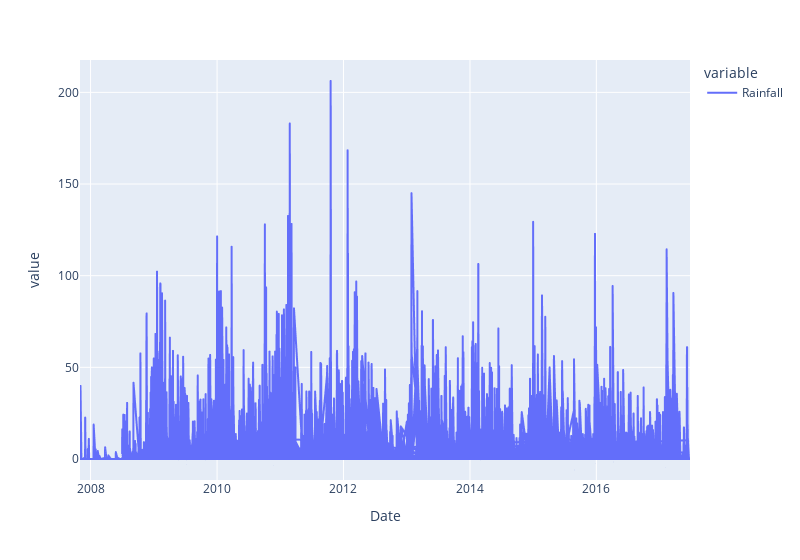

Notebook code cell kept with this figure:
### Code cell
plt.figure(figsize=(6,6))
fig1 = px.line(dfrainyes,x = 'Date', y = ['Rainfall'], width=800)
fig1.show()

### Figure 1 — Plotly figure (JSON) as saved in the notebook; plotly's stock layout.template omitted (floating-point values rounded to 4 significant figures; data arrays with more than 128 entries replaced by an {"elided": "..."} marker saying what was removed)
{"data": [{"hovertemplate": "variable=Rainfall<br>Date=%{x}<br>value=%{y}<extra></extra>", "legendgroup": "Rainfall", "line": {"color": "#636efa", "dash": "solid"}, "mode": "lines", "name": "Rainfall", "showlegend": true, "type": "scattergl", "x": {"elided": "12427 str values"}, "xaxis": "x", "y": {"elided": "12427 float values"}, "yaxis": "y"}], "layout": {"legend": {"title": {"text": "variable"}, "tracegroupgap": 0}, "margin": {"t": 60}, "width": 800, "xaxis": {"anchor": "y", "domain": [0, 1], "title": {"text": "Date"}}, "yaxis": {"anchor": "x", "domain": [0, 1], "title": {"text": "value"}}}}
